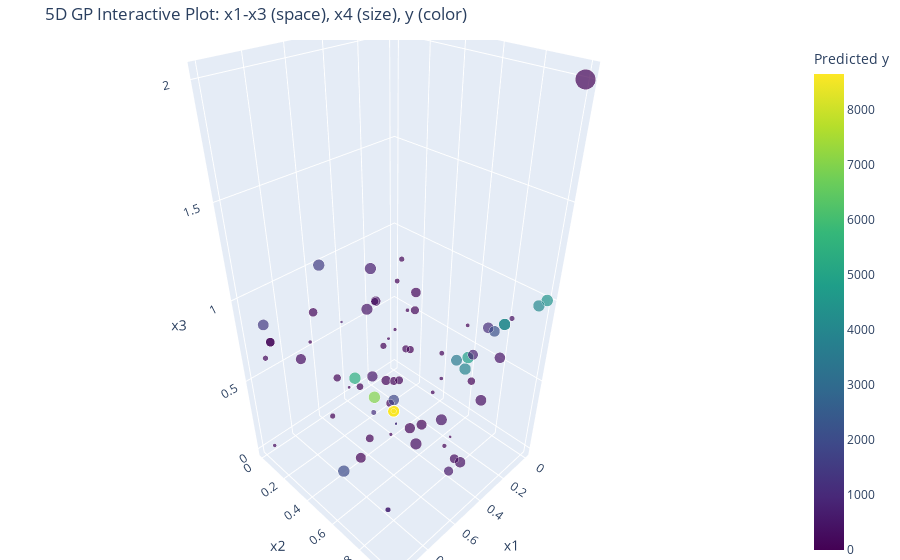

The cell this chart's notebook holds for it:
### Code cell
plot_5d_gp_interactive("data/observations_f5.csv")
